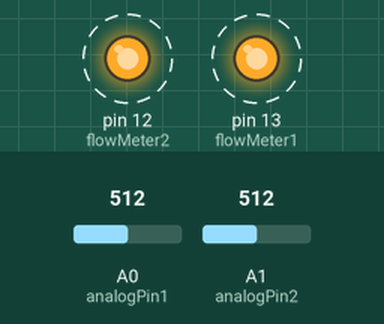
Simulated run of this sketch. Board: Arduino Uno, built with avr-gcc and run on an emulated ATmega328P. On the bench: output pins drawn as LEDs (lit = HIGH). Dashed ring = blinking. The test bench sets the inputs (shaded band); at power-on: A0 (analogPin1) = 512, A1 (analogPin2) = 512. What the sketch prints to the serial monitor is not drawn.

Above: at 0.84 s.
1.3 s: A0 (analogPin1) set to 122
At 1.84 s:
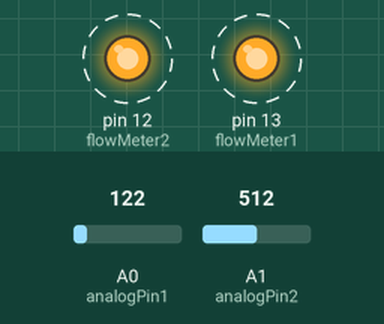
4.3 s: A1 (analogPin2) set to 122
At 4.49 s:
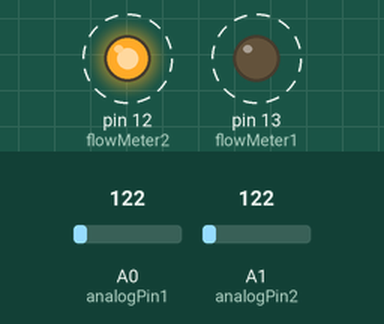
7.3 s: A0 (analogPin1) set to 109
10.3 s: A0 (analogPin1) set to 95
13.3 s: A1 (analogPin2) set to 108
16.3 s: A1 (analogPin2) set to 91
Timing chart, 0 to 20.3 s (numbered marks = the images above; inputs shaded):
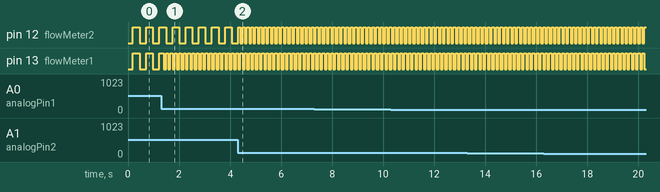

Measured:
- after the input at 1.3 s, pin 13 (flowMeter1): alternates HIGH for 0.09 s and LOW for 0.09 s, starting after 0.11 s
- after the input at 4.3 s, pin 12 (flowMeter2): alternates HIGH for 0.08 s and LOW for 0.08 s, starting after 0.10 s
- by itself, pin 12 (flowMeter2), pin 13 (flowMeter1): alternates HIGH for 0.26 s and LOW for 0.26 s

The sketch:

mock_flowmeter.ino
```cpp
const int analogPin1 = A0;
const int analogPin2 = A1;
const int flowMeter1 = 13;    // Output for flowmeter pulses 1
const int flowMeter2 = 12;    // and 2

unsigned long previousMillis1 = 0;
unsigned long previousMillis2 = 0;

int flowState1 = LOW;
int flowState2 = LOW;

long interval1 = 0; // Blink interval for LED 1
long interval2 = 0; // Blink interval for LED 2

int counter = 0; // Counter to control the frequency of printing newlines

void setup() {
  pinMode(analogPin1, INPUT);
  pinMode(analogPin2, INPUT);
  pinMode(flowMeter1, OUTPUT);
  pinMode(flowMeter2, OUTPUT);

  Serial.begin(9600);
}

void loop() {
  // Read analog values from pins
  int sensorValue1 = analogRead(analogPin1);
  int sensorValue2 = analogRead(analogPin2);

  // Map analog values to blink intervals
  interval1 = map(sensorValue1, 0, 1023, 0, 350); // set based on actual flowmeter
  interval2 = map(sensorValue2, 0, 1023, 0, 350); // 1L was 350 pulses

  // Print analog values and blink rates
  Serial.print("Analog Value 1: ");
  Serial.print(sensorValue1);
  Serial.print("\tAnalog Value 2: ");
  Serial.print(sensorValue2);
  Serial.print("\tLED 1 Blink Rate: ");
  Serial.print(interval1);
  Serial.print("\tLED 2 Blink Rate: ");
  Serial.print(interval2);

  // Increment counter
  counter++;

  // Print a newline every 5 iterations
  if (counter >= 5) {
    Serial.println();
    counter = 0; // Reset counter
  }

  // Flow meter pulse 1
  unsigned long currentMillis1 = millis();
  if (currentMillis1 - previousMillis1 >= interval1) {
    previousMillis1 = currentMillis1;
    flowState1 = !flowState1;
    digitalWrite(flowMeter1, flowState1);
  }

  // Flowmeter pulse 2
  unsigned long currentMillis2 = millis();
  if (currentMillis2 - previousMillis2 >= interval2) {
    previousMillis2 = currentMillis2;
    flowState2 = !flowState2;
    digitalWrite(flowMeter2, flowState2);
  }
}
```
